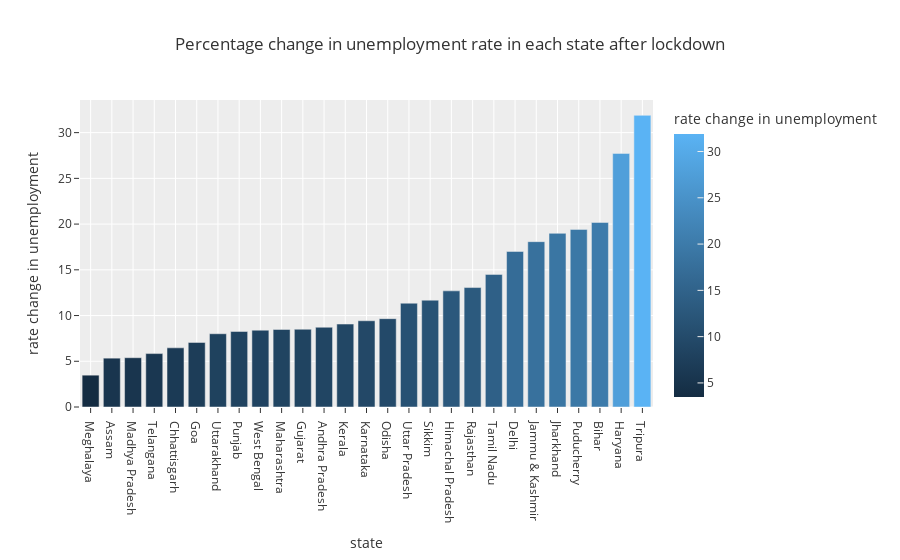

Notebook cell for this chart:
### Code cell
fig = px.bar(lockdown, x='state', y='rate change in unemployment', color='rate change in unemployment',
             title='Percentage change in unemployment rate in each state after lockdown', template='ggplot2')
fig.update_layout(xaxis={'categoryorder':'total ascending'})
fig.show()

### Figure 1 — Plotly figure (JSON) as saved in the notebook; plotly's stock layout.template omitted (floating-point values rounded to 4 significant figures)
{"data": [{"alignmentgroup": "True", "hovertemplate": "state=%{x}<br>rate change in unemployment=%{marker.color}<extra></extra>", "legendgroup": "", "marker": {"color": [8.72, 5.34, 20.18, 6.47, 17.01, 7.06, 8.5, 27.73, 12.7, 18.08, 18.99, 9.43, 9.07, 5.39, 8.48, 3.48, 9.66, 19.42, 8.26, 13.06, 11.68, 14.5, 5.84, 31.89, 11.35, 8.01, 8.4], "coloraxis": "coloraxis", "pattern": {"shape": ""}}, "name": "", "offsetgroup": "", "orientation": "v", "showlegend": false, "textposition": "auto", "type": "bar", "x": ["Andhra Pradesh", "Assam", "Bihar", "Chhattisgarh", "Delhi", "Goa", "Gujarat", "Haryana", "Himachal Pradesh", "Jammu & Kashmir", "Jharkhand", "Karnataka", "Kerala", "Madhya Pradesh", "Maharashtra", "Meghalaya", "Odisha", "Puducherry", "Punjab", "Rajasthan", "Sikkim", "Tamil Nadu", "Telangana", "Tripura", "Uttar Pradesh", "Uttarakhand", "West Bengal"], "xaxis": "x", "y": [8.72, 5.34, 20.18, 6.47, 17.01, 7.06, 8.5, 27.73, 12.7, 18.08, 18.99, 9.43, 9.07, 5.39, 8.48, 3.48, 9.66, 19.42, 8.26, 13.06, 11.68, 14.5, 5.84, 31.89, 11.35, 8.01, 8.4], "yaxis": "y"}], "layout": {"barmode": "relative", "coloraxis": {"colorbar": {"title": {"text": "rate change in unemployment"}}, "colorscale": [[0, "rgb(20,44,66)"], [1, "rgb(90,179,244)"]]}, "legend": {"tracegroupgap": 0}, "title": {"text": "Percentage change in unemployment rate in each state after lockdown"}, "xaxis": {"anchor": "y", "categoryorder": "total ascending", "domain": [0, 1], "title": {"text": "state"}}, "yaxis": {"anchor": "x", "domain": [0, 1], "title": {"text": "rate change in unemployment"}}}}
